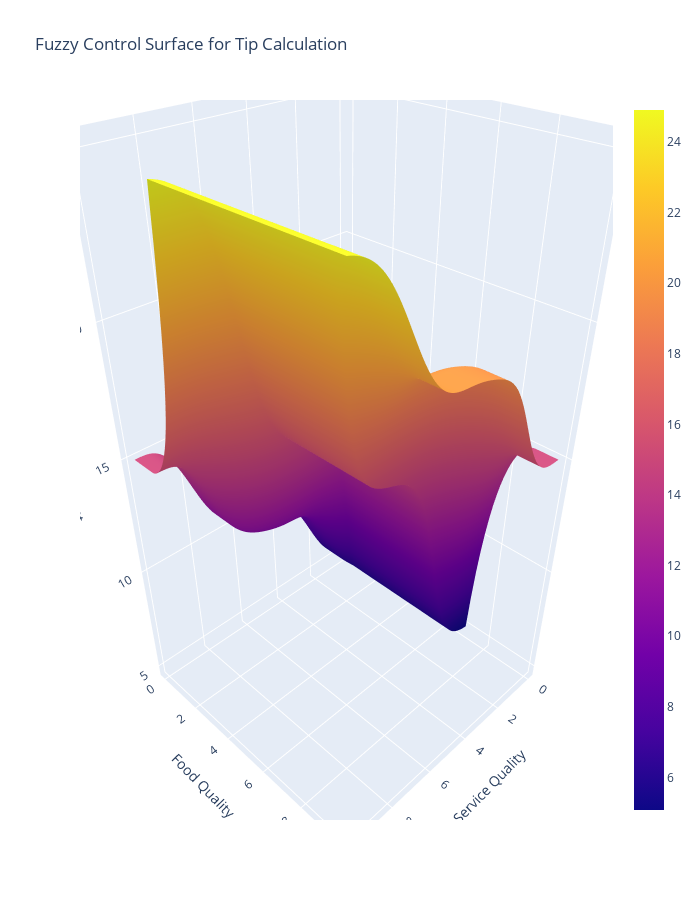

The notebook cell this image was saved under:
### Markdown cell above
##### Control Surface plotting

### Code cell
X, Y = np.meshgrid(service_rate_range, food_rate_range)
Z = np.zeros(X.shape)

for i in range(X.shape[0]):
    for j in range(X.shape[1]):
        tipping.input['service'] = X[i, j]
        tipping.input['food'] = Y[i, j]
        tipping.compute()
        Z[i, j] = tipping.output['tip']

fig = go.Figure(data=[go.Surface(z=Z, x=X, y=Y)])

fig.update_layout(
    scene=dict(
        xaxis_title='Service Quality',
        yaxis_title='Food Quality',
        zaxis_title='Tip Amount'
    ),
    title='Fuzzy Control Surface for Tip Calculation',
    autosize=False,
    width=700,
    height=900
)

fig.show()

### Figure 1 — Plotly figure (JSON) as saved in the notebook; plotly's stock layout.template omitted (floating-point values rounded to 4 significant figures; data arrays with more than 128 entries replaced by an {"elided": "..."} marker saying what was removed)
{"data": [{"type": "surface", "x": {"elided": "100x100 float values"}, "y": {"elided": "100x100 float values"}, "z": {"elided": "100x100 float values"}}], "layout": {"autosize": false, "height": 900, "scene": {"xaxis": {"title": {"text": "Service Quality"}}, "yaxis": {"title": {"text": "Food Quality"}}, "zaxis": {"title": {"text": "Tip Amount"}}}, "title": {"text": "Fuzzy Control Surface for Tip Calculation"}, "width": 700}}
